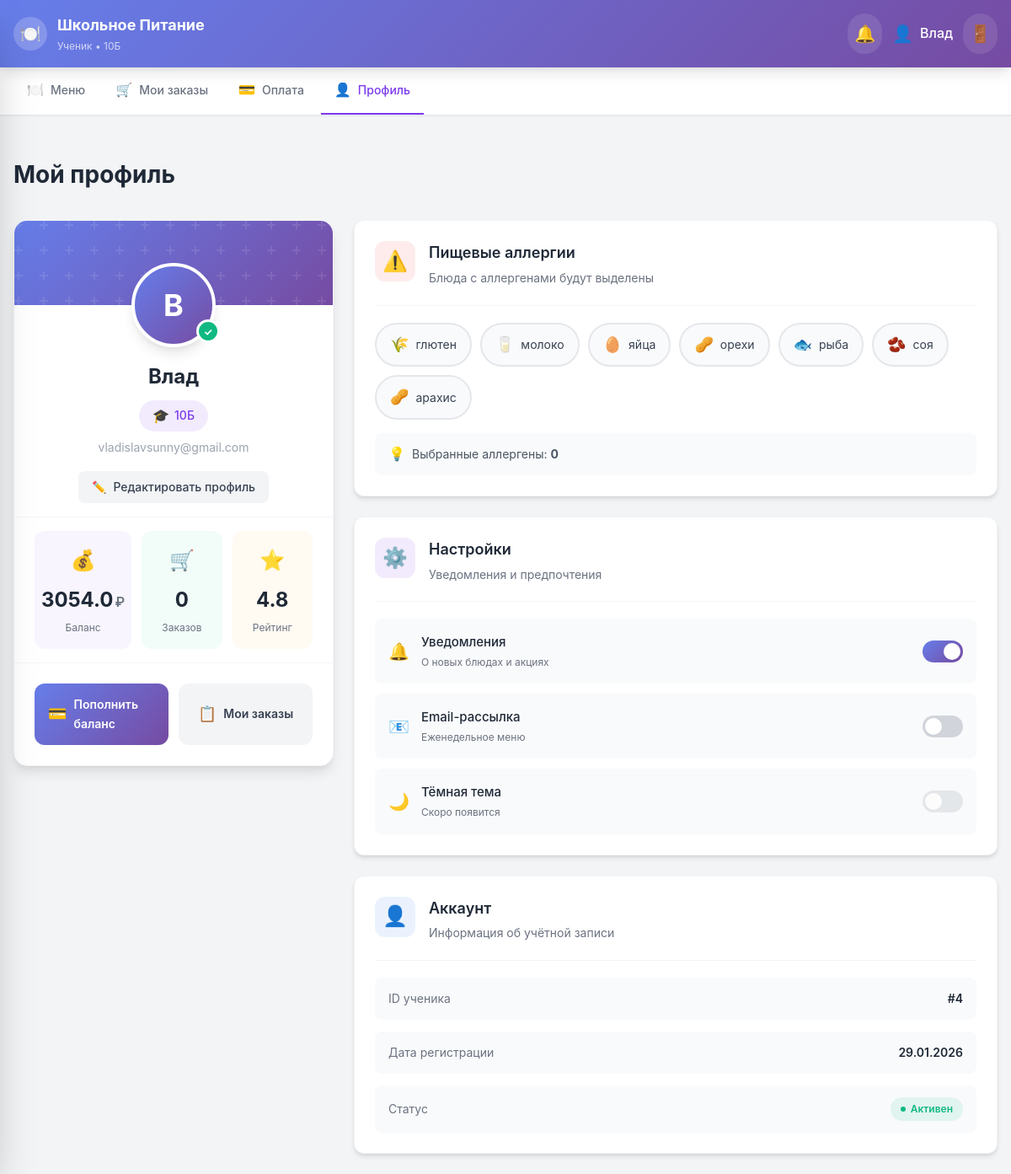
The page /student/profile (signed in) on the database its author committed.
### app.py (models this page shows)
class User(UserMixin, db.Model):
    id = db.Column(db.Integer, primary_key=True)
    email = db.Column(db.String(120), unique=True, nullable=False)
    password_hash = db.Column(db.String(256), nullable=False)
    name = db.Column(db.String(100), nullable=False)
    role = db.Column(db.String(20), nullable=False, default="student")
    student_class = db.Column(db.String(10))
    balance = db.Column(db.Float, default=0.0)
    allergies = db.Column(db.String(500), default="")
    created_at = db.Column(db.DateTime, default=datetime.utcnow)
    orders = db.relationship("Order", backref="user", lazy=True)
    reviews = db.relationship("Review", backref="user", lazy=True)
    notifications = db.relationship("Notification", backref="user", lazy=True)

### app.py (the view)
@app.route("/student/profile")
@login_required
@role_required("student")
def student_profile():
    all_allergens = ["глютен", "молоко", "яйца", "орехи", "рыба", "соя", "арахис"]
    user_allergies = current_user.allergies.split(",") if current_user.allergies else []
    orders_count = Order.query.filter_by(user_id=current_user.id).count()
    return render_template(
        "student/profile.html",
        all_allergens=all_allergens,
        user_allergies=user_allergies,
        orders_count=orders_count,
    )

### app.py (called while the page is built)
def role_required(*roles):
    def decorator(f):
        @wraps(f)
        def decorated_function(*args, **kwargs):
            if not current_user.is_authenticated:
                return redirect(url_for("login"))
            if current_user.role not in roles:
                flash("У вас нет доступа к этой странице", "error")
                return redirect(url_for("index"))
            return f(*args, **kwargs)
        return decorated_function
    return decorator

@login_manager.user_loader
def load_user(user_id):
    return User.query.get(int(user_id))

### templates/student/profile.html (shortened to what this page needs)
{% extends 'base.html' %}
{% block content %}
<div class="page-top-spacing">
    <div class="page-header mb-8">
        <h2 class="page-title">Мой профиль</h2>
    </div>
</div>
<div class="profile-page-grid">
    <div class="profile-main-card">
        <div class="profile-card-header">
            <div class="profile-header-pattern"></div>
        </div>
        <div class="profile-avatar-wrapper">
            <div class="profile-avatar-large">
                {{ current_user.name.split()[0][0] }}{{ current_user.name.split()[-1][0] if current_user.name.split()|length > 1 else '' }}
            </div>
            <div class="profile-online-badge">✓</div>
        </div>
        <div class="profile-info-section">
            <h3 class="profile-name">{{ current_user.name }}</h3>
            <div class="profile-class-badge">
                <span class="profile-class-icon">🎓</span>
                <span>{{ current_user.student_class }}</span>
            </div>
            <p class="profile-email">{{ current_user.email }}</p>
            <button onclick="openEditProfileModal()" class="btn btn-secondary mt-4">
                <span>✏️</span> Редактировать профиль
            </button>
        </div>
        <div class="profile-stats-grid">
            <div class="profile-stat-card profile-stat-balance">
                <div class="profile-stat-icon-wrapper">
                    <span>💰</span>
                </div>
                <div class="profile-stat-content">
                    <span class="profile-stat-number">{{ current_user.balance }}</span>
                    <span class="profile-stat-currency">₽</span>
                </div>
                <span class="profile-stat-name">Баланс</span>
            </div>
            <div class="profile-stat-card profile-stat-orders">
                <div class="profile-stat-icon-wrapper">
                    <span>🛒</span>
                </div>
                <div class="profile-stat-content">
                    <span class="profile-stat-number">{{ orders_count }}</span>
                </div>
                <span class="profile-stat-name">Заказов</span>
            </div>
            <div class="profile-stat-card profile-stat-rating">
                <div class="profile-stat-icon-wrapper">
                    <span>⭐</span>
                </div>
                <div class="profile-stat-content">
                    <span class="profile-stat-number">4.8</span>
                </div>
                <span class="profile-stat-name">Рейтинг</span>
            </div>
        </div>
        <div class="profile-quick-actions">
            <a href="{{ url_for('student_payment') }}" class="profile-action-btn profile-action-primary">
                <span class="profile-action-icon">💳</span>
                <span>Пополнить баланс</span>
            </a>
            <a href="{{ url_for('student_orders') }}" class="profile-action-btn profile-action-secondary">
                <span class="profile-action-icon">📋</span>
                <span>Мои заказы</span>
            </a>
        </div>
    </div>
    <div class="profile-right-column">
        <div class="profile-settings-card">
            <div class="profile-settings-header">
                <div class="profile-settings-icon allergy-icon">
                    <span>⚠️</span>
                </div>
                <div class="profile-settings-title">
                    <h3>Пищевые аллергии</h3>
                    <p>Блюда с аллергенами будут выделены</p>
                </div>
            </div>
            <div class="allergens-selection" id="allergies-container">
                {% for allergen in all_allergens %}
                <button onclick="toggleAllergen('{{ allergen }}')"
                        class="allergen-chip {% if allergen in user_allergies %}active{% endif %}"
                        data-allergen="{{ allergen }}">
                    <span class="allergen-icon">
                        {% if allergen == 'глютен' %}🌾{% elif allergen == 'молоко' %}🥛{% elif allergen == 'яйца' %}🥚{% elif allergen == 'орехи' %}🥜{% elif allergen == 'рыба' %}🐟{% elif allergen == 'соя' %}🫘{% elif allergen == 'арахис' %}🥜{% else %}❌{% endif %}
                    </span>
                    <span class="allergen-name">{{ allergen }}</span>
                </button>
                {% endfor %}
            </div>
            <div class="allergen-hint">
                <span class="hint-icon">💡</span>
                <span>Выбранные аллергены: <strong>{{ user_allergies|length }}</strong></span>
            </div>
        </div>
        <div class="profile-settings-card">
            <div class="profile-settings-header">
                <div class="profile-settings-icon preferences-icon">
                    <span>⚙️</span>
                </div>
                <div class="profile-settings-title">
                    <h3>Настройки</h3>
                    <p>Уведомления и предпочтения</p>
                </div>
            </div>
            <div class="settings-list">
                <div class="setting-item">
                    <div class="setting-info">
                        <span class="setting-icon">🔔</span>
                        <div class="setting-text">
                            <span class="setting-name">Уведомления</span>
                            <span class="setting-desc">О новых блюдах и акциях</span>
                        </div>
                    </div>
                    <label class="toggle-switch">
                        <span class="toggle-slider"></span>
                    </label>
                </div>
                <div class="setting-item">
                    <div class="setting-info">
                        <span class="setting-icon">📧</span>
                        <div class="setting-text">
                            <span class="setting-name">Email-рассылка</span>
                            <span class="setting-desc">Еженедельное меню</span>
                        </div>
                    </div>
                    <label class="toggle-switch">
                        <span class="toggle-slider"></span>
                    </label>
                </div>
                <div class="setting-item">
                    <div class="setting-info">
                        <span class="setting-icon">🌙</span>
                        <div class="setting-text">
                            <span class="setting-name">Тёмная тема</span>
                            <span class="setting-desc">Скоро появится</span>
                        </div>
                    </div>
                    <label class="toggle-switch">
                        <span class="toggle-slider disabled"></span>
                    </label>
                </div>
            </div>
        </div>
        <div class="profile-settings-card">
            <div class="profile-settings-header">
                <div class="profile-settings-icon account-icon">
                    <span>👤</span>
                </div>
                <div class="profile-settings-title">
                    <h3>Аккаунт</h3>
                    <p>Информация об учётной записи</p>
                </div>
            </div>
            <div class="account-info-list">
                <div class="account-info-item">
                    <span class="account-info-label">ID ученика</span>
                    <span class="account-info-value">#{{ current_user.id }}</span>
                </div>
                <div class="account-info-item">
                    <span class="account-info-label">Дата регистрации</span>
                    <span class="account-info-value">{{ current_user.created_at.strftime('%d.%m.%Y') }}</span>
                </div>
                <div class="account-info-item">
                    <span class="account-info-label">Статус</span>
                    <span class="account-status active">Активен</span>
                </div>
            </div>
        </div>
    </div>
</div>
{% endblock %}

### templates/base.html (shortened to what this page needs)
<!DOCTYPE html>
<html lang="ru">
<head>
    <link rel="stylesheet" href="{{ url_for('static', filename='css/style.css') }}">
    <link rel="stylesheet" href="{{ url_for('static', filename='css/mobile.css') }}">
    <script src="https://cdn.jsdelivr.net/npm/@tailwindcss/browser@4"></script>
</head>
<body class="body-bg">
    {% if current_user.is_authenticated %}
    <header class="header">
        <div class="header-container">
            <div class="header-content">
                <div class="header-logo">
                    <div class="header-logo-icon">🍽️</div>
                    <div class="header-title">
                        <h1>Школьное Питание</h1>
                        <p>
                            {% if current_user.role == 'student' %}Ученик{% elif current_user.role == 'cook' %}Повар{% else %}Администратор{% endif %}
                            {% if current_user.student_class %} • {{ current_user.student_class }}{% endif %}
                        </p>
                    </div>
                </div>
                <div class="header-actions">
                    <div class="header-notifications">
                        <button onclick="toggleNotifications()" class="header-btn">
                            <span>🔔</span>
                        </button>
                    </div>
                    <div class="header-user-info">
                        <span class="header-user-avatar">👤</span>
                        <span class="header-user-name">{{ current_user.name }}</span>
                    </div>
                    <a href="{{ url_for('logout') }}" class="header-logout" title="Выйти">🚪</a>
                </div>
            </div>
        </div>
    </header>
    <nav class="desktop-nav">
        <div class="nav-container">
            <div class="nav-tabs">
                {% if current_user.role == 'student' %}
                <a href="{{ url_for('student_menu') }}" class="nav-tab {% if request.endpoint == 'student_menu' %}active{% endif %}">
                    <span class="nav-icon">🍽️</span> Меню
                </a>
                <a href="{{ url_for('student_orders') }}" class="nav-tab {% if request.endpoint == 'student_orders' %}active{% endif %}">
                    <span class="nav-icon">🛒</span> Мои заказы
                </a>
                <a href="{{ url_for('student_payment') }}" class="nav-tab {% if request.endpoint == 'student_payment' %}active{% endif %}">
                    <span class="nav-icon">💳</span> Оплата
                </a>
                <a href="{{ url_for('student_profile') }}" class="nav-tab {% if request.endpoint == 'student_profile' %}active{% endif %}">
                    <span class="nav-icon">👤</span> Профиль
                </a>
                {% endif %}
            </div>
        </div>
    </nav>
    {% endif %}
    <main class="main-container">
        {% block content %}{% endblock %}
    </main>
</body>
</html>

### rows shown on the page
User: student_class "10Б", name "Влад", name "В", email "vladislavsunny@gmail.com", balance "3054.0", id "4", created_at "29.01.2026"

### other values the page prints
{{ orders_count }} "0"
{{ allergen }} "глютен" "молоко" "яйца" "орехи" "рыба" "соя" "арахис"
{{ user_allergies|length }} "0"
